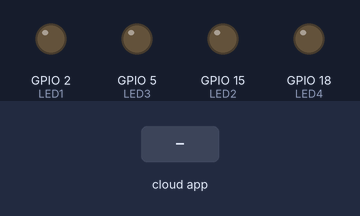
The sketch below on a simulated ESP32. Shown: output pins drawn as LEDs (lit = HIGH). Inputs (shaded band) come from the test bench. WiFi joins after 1.5 s; servers stay silent unless stated; the Firebase database answers and starts empty; what the sketch prints to the serial monitor is not drawn.

Above: at 2.7 s.
2.8 s: the phone or cloud app sets LED_STATUS to 1
At 3.4 s:
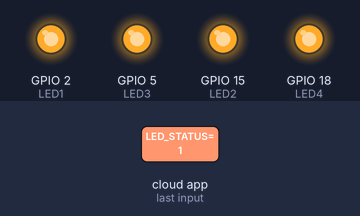
4.3 s: the phone or cloud app sets LED_STATUS to 0
At 4.6 s:
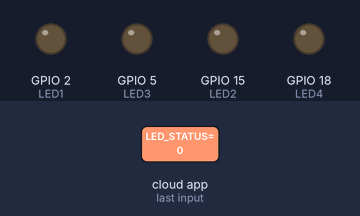
Timing chart, 0 to 7.3 s (numbered marks = the images above; inputs shaded):
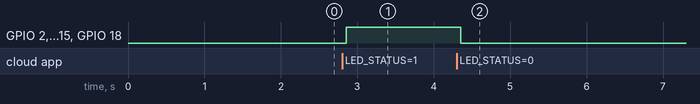

The sketch:

BareMinimum.ino
```cpp
#include <WiFi.h>
#include <IOXhop_FirebaseESP32.h>

#define ssid "your_ssid"
#define password "ssid_password"
#define FIREBASE_HOST "firebase_url"
#define FIREBASE_AUTH "firebase_token"

const int LED1 = 2;
const int LED2 = 15;
const int LED3 = 5;
const int LED4 = 18;

String fireStatus = "";

void setup()
{
  // put your setup code here, to run once:
  Serial.begin(115200);
  WiFi.begin(ssid, password);
  Firebase.begin(FIREBASE_HOST, FIREBASE_AUTH);

  pinMode(LED1, OUTPUT);
  pinMode(LED2, OUTPUT);
  pinMode(LED3, OUTPUT);
  pinMode(LED4, OUTPUT);

  Serial.println("Trying to connect");

  while (WiFi.status() != WL_CONNECTED)
  {
    Serial.print('.');
    delay(500);
  }

  Serial.println("\nWifi connected");
  // Firebase.setString("LED_STATUS", "OFF");
}

void loop()
{
  // put your main code here, to run repeatedly:
  fireStatus = Firebase.getString("MinterinKosan/LED_STATUS");

  if (fireStatus == "1")
  {
    Serial.println("Led Turned ON");
    digitalWrite(LED1, HIGH);
    digitalWrite(LED2, HIGH);
    digitalWrite(LED3, HIGH);
    digitalWrite(LED4, HIGH);
  }
  else if (fireStatus == "0")
  {
    Serial.println("Led Turned OFF");
    digitalWrite(LED1, LOW);
    digitalWrite(LED2, LOW);
    digitalWrite(LED3, LOW);
    digitalWrite(LED4, LOW);
  }
}
```

Measured:
- after the input at 2.8 s, GPIO 2 (LED1), GPIO 5 (LED3), GPIO 15 (LED2), GPIO 18 (LED4): LOW → HIGH after 0.05 s
- after the input at 4.3 s, GPIO 2 (LED1), GPIO 5 (LED3), GPIO 15 (LED2), GPIO 18 (LED4): HIGH → LOW after 0.06 s
